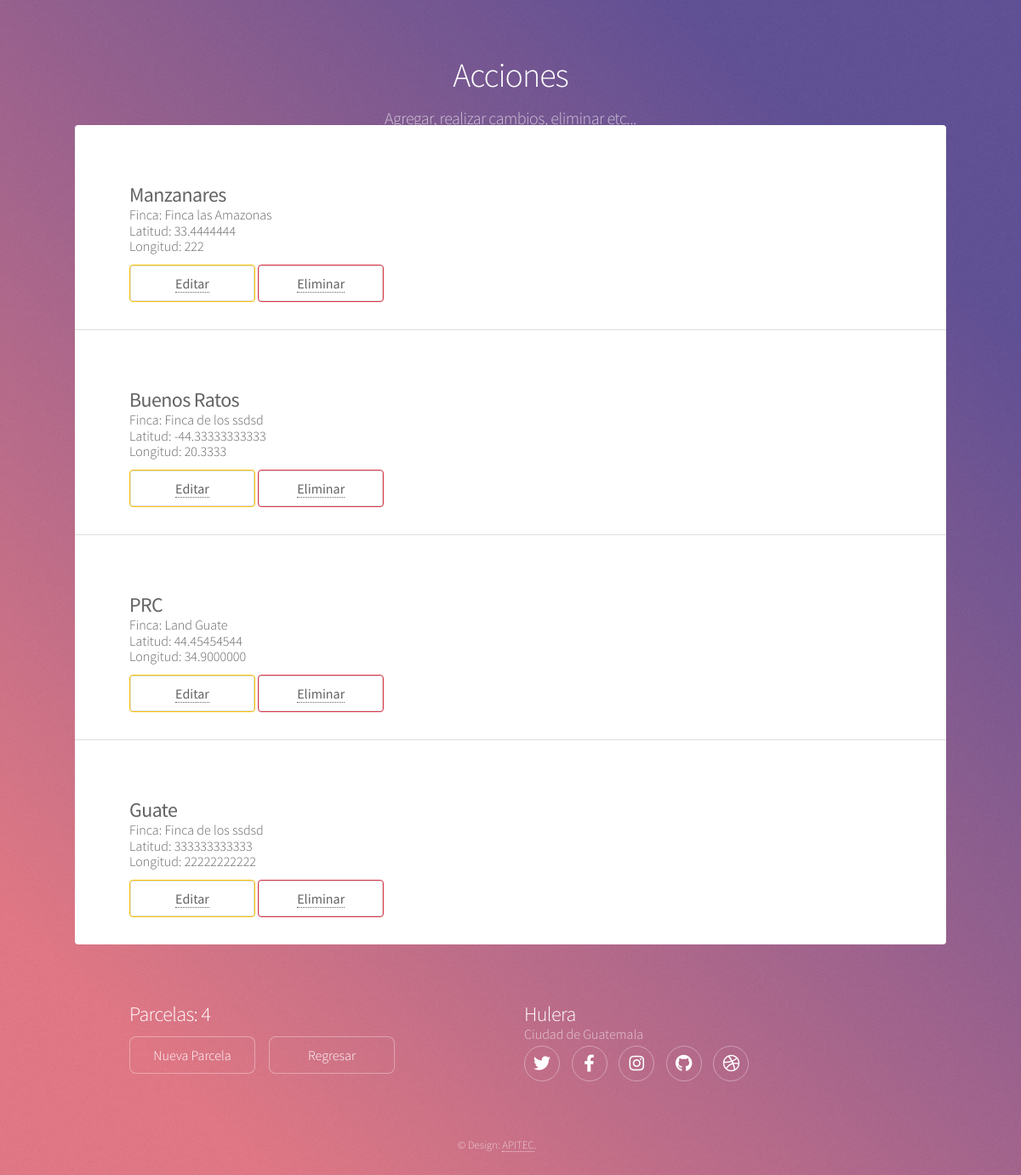
The app's page /estate/actions-plot/2/ with its own data.
### estate/models.py (models this page shows, shortened)
class Plot(models.Model):
    land = models.ForeignKey(Land, on_delete=models.CASCADE)
    name = models.CharField(max_length=100)
    latitude = models.CharField(max_length=100)
    length = models.CharField(max_length=100)

class Land(models.Model):
    name = models.CharField(max_length=100)
    country = models.CharField(max_length=100)
    region = models.CharField(max_length=100)

### estate/views.py (the view)
# urls.py: path('actions-plot/<int:user_pk>/', views.actions_plot, name='actions-plot'),
def actions_plot(request, user_pk):
    template = 'estate/actions_plot.html'
    context = {
        'plots': Plot.objects.all(),
        'user_pk': user_pk,
        'num_plots': Plot.objects.count(),
    }
    return render(request, template, context)

### estate/templates/estate/actions_plot.html (shortened to what this page needs)
<!DOCTYPE HTML>
{% load static %}
<html>
	<head>
        <link rel="stylesheet" href="https://stackpath.bootstrapcdn.com/bootstrap/4.3.1/css/bootstrap.min.css">
		<link rel="stylesheet" href="{% static 'assets/css/main.css' %}" />
	</head>
	<body class="is-preload">
			<div id="wrapper">
					<header id="header">
						<h1>Acciones</h1>
						<p>Agregar, realizar cambios, eliminar etc...</p>
					</header>
					<div id="main">
                        {% for plot in plots %}
							<section id="content" class="main">
								<h2><strong>{{ plot.name }}</strong></h2>
                                <p>Finca: {{ plot.land.name }}</p>
                                <p>Latitud: {{ plot.latitude }}</p>
                                <p>Longitud: {{ plot.length }}</p>
                                <button type="button" class="btn btn-warning"><a href="{% url 'estate:edit-plot' plot.pk  %}">Editar</a></button>
                                <button type="button" class="btn btn-danger"><a href="{% url 'estate:delete-plot' plot.pk %}">Eliminar</a></button>
                            </section>
                        {% endfor %}
					</div>
					<footer id="footer">
						<section>
							<h2>Parcelas: {{ num_plots }}</h2>
							<ul class="actions">
                                <br><li><a href="{% url 'estate:new-plot' user_pk %}" class="button" style="margin-top: 1em;">Nueva Parcela</a></li>
                                <br><li><a href="{% url 'estate:index' user_pk %}" class="button" style="margin-top: 1em;">Regresar</a></li>
                            </ul>
						</section>
						<section>
							<h2>Hulera</h2>
								<dd>Ciudad de Guatemala</dd>
							<ul class="icons">
								<li><a href="#" class="icon brands fa-twitter alt"><span class="label">Twitter</span></a></li>
								<li><a href="#" class="icon brands fa-facebook-f alt"><span class="label">Facebook</span></a></li>
								<li><a href="#" class="icon brands fa-instagram alt"><span class="label">Instagram</span></a></li>
								<li><a href="#" class="icon brands fa-github alt"><span class="label">GitHub</span></a></li>
								<li><a href="#" class="icon brands fa-dribbble alt"><span class="label">Dribbble</span></a></li>
							</ul>
						</section>
						<p class="copyright">&copy; Design: <a href="http://apitec.io/" target="_blank">APITEC</a>.</p>
					</footer>
			</div>
	</body>
</html>

### records on screen
Plot: name "Manzanares", land.name "Finca las Amazonas", latitude "33.4444444", length "222"
Plot: name "Buenos Ratos", land.name "Finca de los ssdsd", latitude "-44.33333333333", length "20.3333"
Plot: name "PRC", land.name "Land Guate", latitude "44.45454544", length "34.9000000"
Plot: name "Guate", land.name "Finca de los ssdsd", latitude "333333333333", length "22222222222"

### other values on screen
{{ num_plots }} "4"
